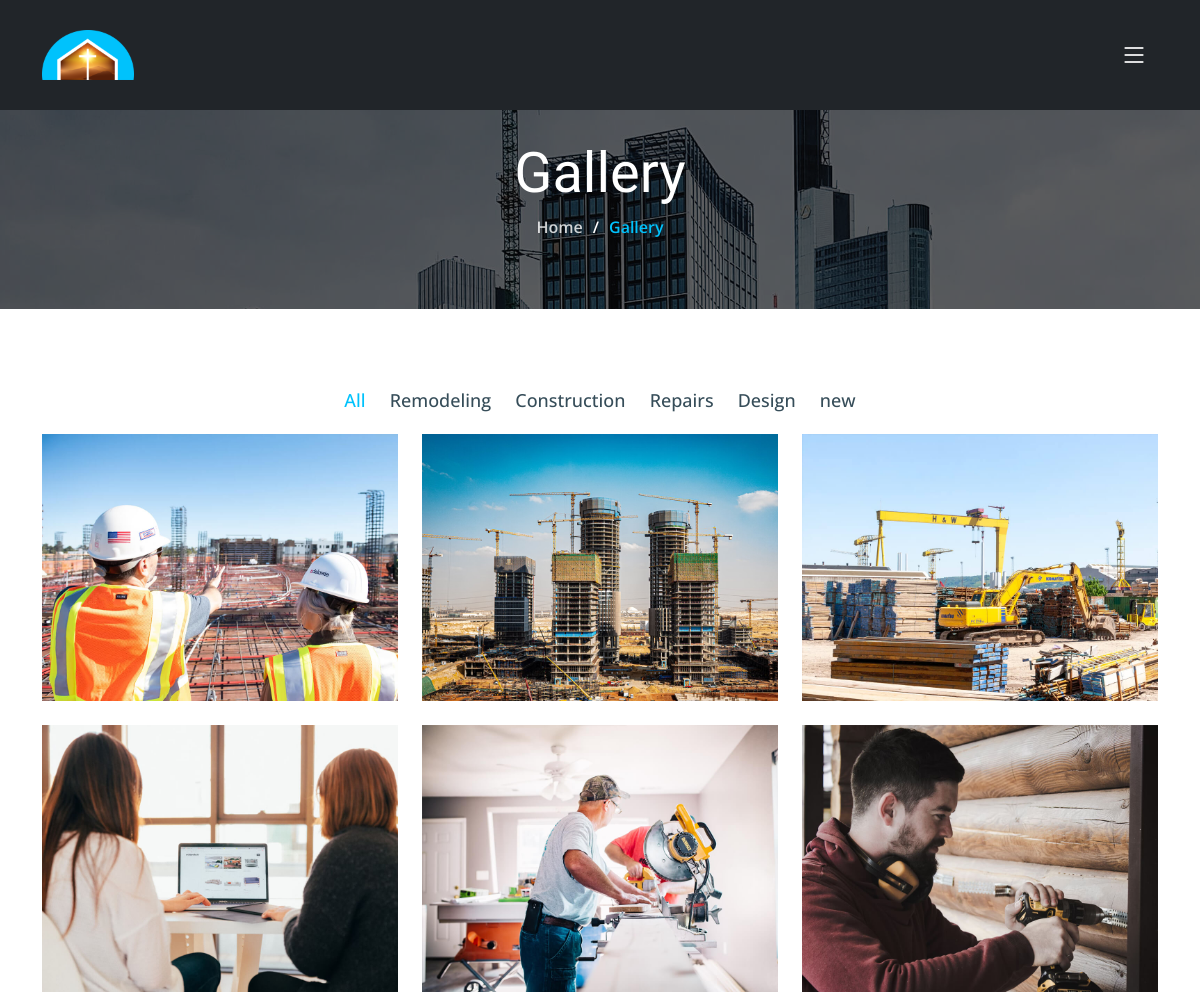
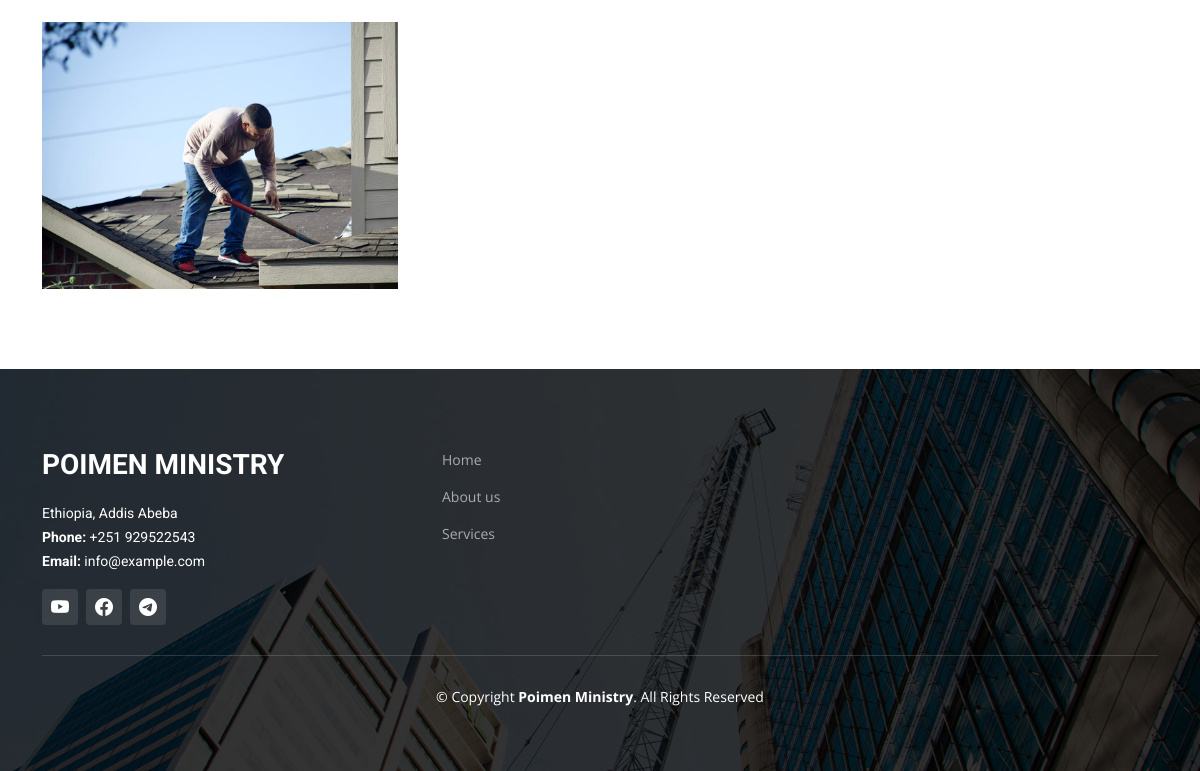
Page /gallery/ on the committed database (2 pictures, top to bottom).
### company/models.py (models this page shows, shortened)
class Gallery_Categories(models.Model):
    name = models.CharField(max_length=50)
    def __str__(self) -> str:
        return self.name

class Gallery(models.Model):
    title = models.CharField(max_length=100)
    category = models.ForeignKey(Gallery_Categories,on_delete=models.CASCADE, null=True)
    image = models.ImageField(upload_to='company/gallery')
    slug = models.SlugField(max_length=100, unique=True,blank=True, null=True)

### company/views.py (the view)
# urls.py: path('gallery/', views.gallery, name='gallery'),
def gallery(request):
    all_gallery = models.Gallery.objects.all()
    gallery_categories = models.Gallery_Categories.objects.all()
    context = {
        'all_gallery' : all_gallery,
        'gallery_categories': gallery_categories
    }
    return render(request, 'company/gallery.html', context)

### company/templates/company/gallery.html (shortened to what this page needs)
{% load static %}
<!DOCTYPE html>
<html lang="en">
<head>
 {% include 'company/include/head.html' %}
</head>
<body>
  {% include 'company/include/navbar.html'%}
  <main id="main">
    <div class="breadcrumbs d-flex align-items-center" style="background-image: url('{% static 'assets/img/breadcrumbs-bg.jpg' %}');">
      <div class="container position-relative d-flex flex-column align-items-center" data-aos="fade">
        <h2>Gallery</h2>
        <ol>
          <li><a href="index.html">Home</a></li>
          <li>Gallery</li>
        </ol>
      </div>
    </div>
    <section id="projects" class="projects">
      <div class="container" data-aos="fade-up">
        <div class="portfolio-isotope" data-portfolio-filter="*" data-portfolio-layout="masonry" data-portfolio-sort="original-order">
          <ul class="portfolio-flters" data-aos="fade-up" data-aos-delay="100">
            <li data-filter="*" class="filter-active">All</li>
            {% for categories in gallery_categories %}
            <li data-filter=".filter-{{categories.name}}">{{categories.name}}</li>
            {% endfor %}
          </ul>
          <div class="row gy-4 portfolio-container" data-aos="fade-up" data-aos-delay="200">
            {% for gallery in all_gallery%}
            <div class="col-lg-4 col-md-6 portfolio-item filter-{{gallery.category}}">
              <div class="portfolio-content h-100">
                <img src="/media/{{gallery.image}}" class="img-fluid" alt="">
              </div>
            </div>
            {% endfor %}
          </div>
        </div>
      </div>
    </section>
  </main>
   {% include 'company/include/footer.html'%}
</body>
</html>

### static/assets/css/main.css (style rules this page uses)
:root { --font-default: "Open Sans", system-ui, -apple-system, "Segoe UI", Roboto, "Helvetica Neue", Arial, "Noto Sans", "Liberation Sans", sans-serif, "Apple Color Emoji", "Segoe UI Emoji", "Segoe UI Symbol", "Noto Color Emoji"; --font-primary: "Roboto", sans-serif; --font-secondary: "Work Sans", sans-serif; }
:root { --color-default: #364d59; --color-primary: #00c2fc; --color-secondary: #5e5a52; }
:root { scroll-behavior: smooth; }
body { font-family: var(--font-default); color: var(--color-default); overflow-x: hidden; }
a { color: var(--color-primary); text-decoration: none; }
h1, h2, h3, h4, h5, h6 { font-family: var(--font-primary); }
section { padding: 80px 0; overflow: hidden; }
.breadcrumbs { padding: 140px 0 60px 0; min-height: 30vh; position: relative; background-size: cover; background-position: center; background-repeat: no-repeat; }
.breadcrumbs:before { content: ""; background-color: rgba(0, 0, 0, 0.6); position: absolute; inset: 0; }
.breadcrumbs h2 { font-size: 56px; font-weight: 500; color: #fff; font-family: var(--font-secondary); }
.breadcrumbs ol { display: flex; flex-wrap: wrap; list-style: none; padding: 0 0 10px 0; margin: 0; font-size: 16px; font-weight: 600; color: var(--color-primary); }
.breadcrumbs ol a { color: rgba(255, 255, 255, 0.8); transition: 0.3s; }
.breadcrumbs ol li+li { padding-left: 10px; }
.breadcrumbs ol li+li::before { display: inline-block; padding-right: 10px; color: #fff; content: "/"; }
.projects .portfolio-flters { padding: 0; margin: 0 auto 20px auto; list-style: none; text-align: center; }
.projects .portfolio-flters li { cursor: pointer; display: inline-block; padding: 0; font-size: 18px; font-weight: 500; margin: 0 10px; line-height: 1; margin-bottom: 5px; transition: all 0.3s ease-in-out; }
.projects .portfolio-flters li:hover, .projects .portfolio-flters li.filter-active { color: var(--color-primary); }
.projects .portfolio-flters li:first-child { margin-left: 0; }
.projects .portfolio-flters li:last-child { margin-right: 0; }
.projects .portfolio-content { position: relative; overflow: hidden; }
.projects .portfolio-content img { transition: 0.3s; }

### rows in the picture
Gallery_Categories: name "Remodeling"
Gallery_Categories: name "Construction"
Gallery_Categories: name "Repairs"
Gallery_Categories: name "Design"
Gallery_Categories: name "new"
Gallery: image (picture)
Gallery: image (picture)
Gallery: image (picture)
Gallery: image (picture)
Gallery: image (picture)
Gallery: image (picture)
Gallery: image (picture)
